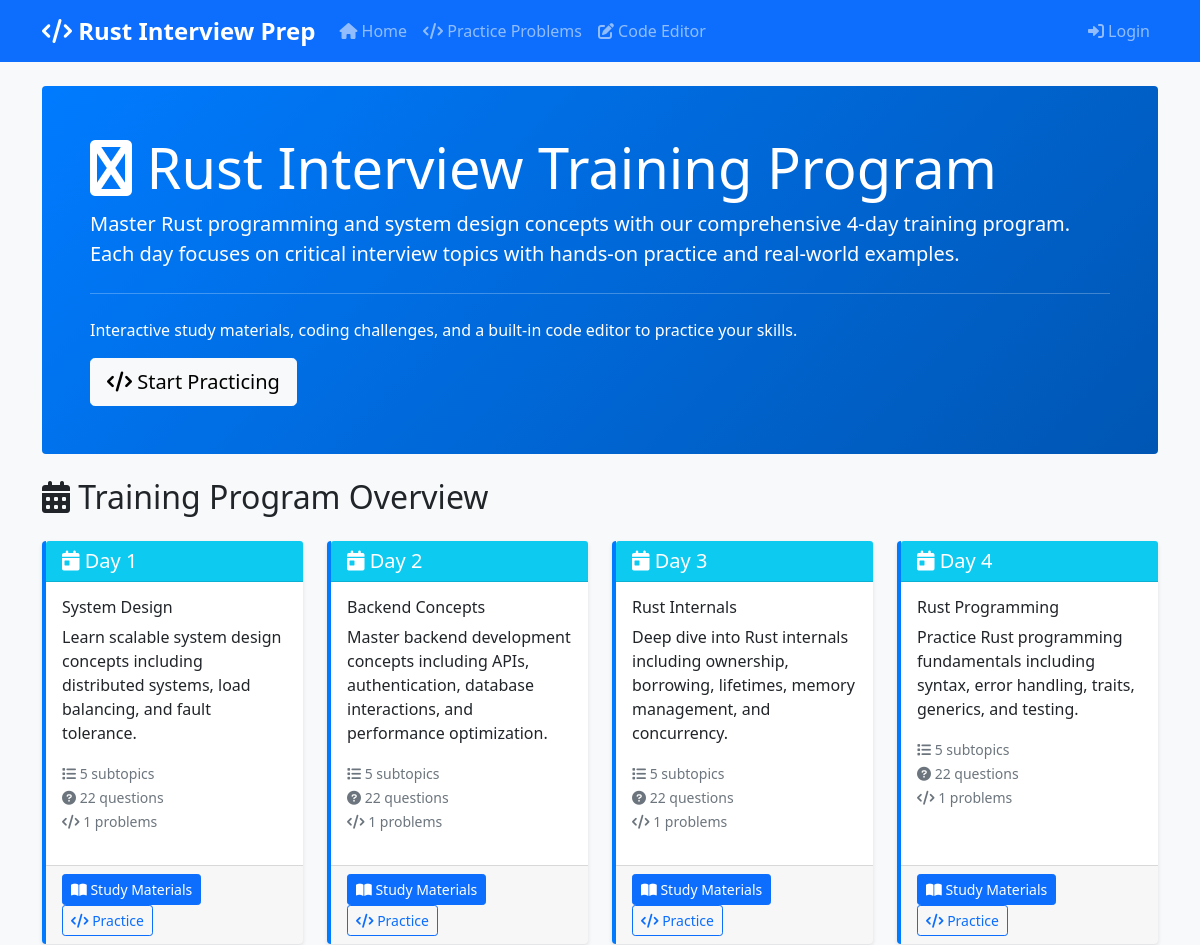
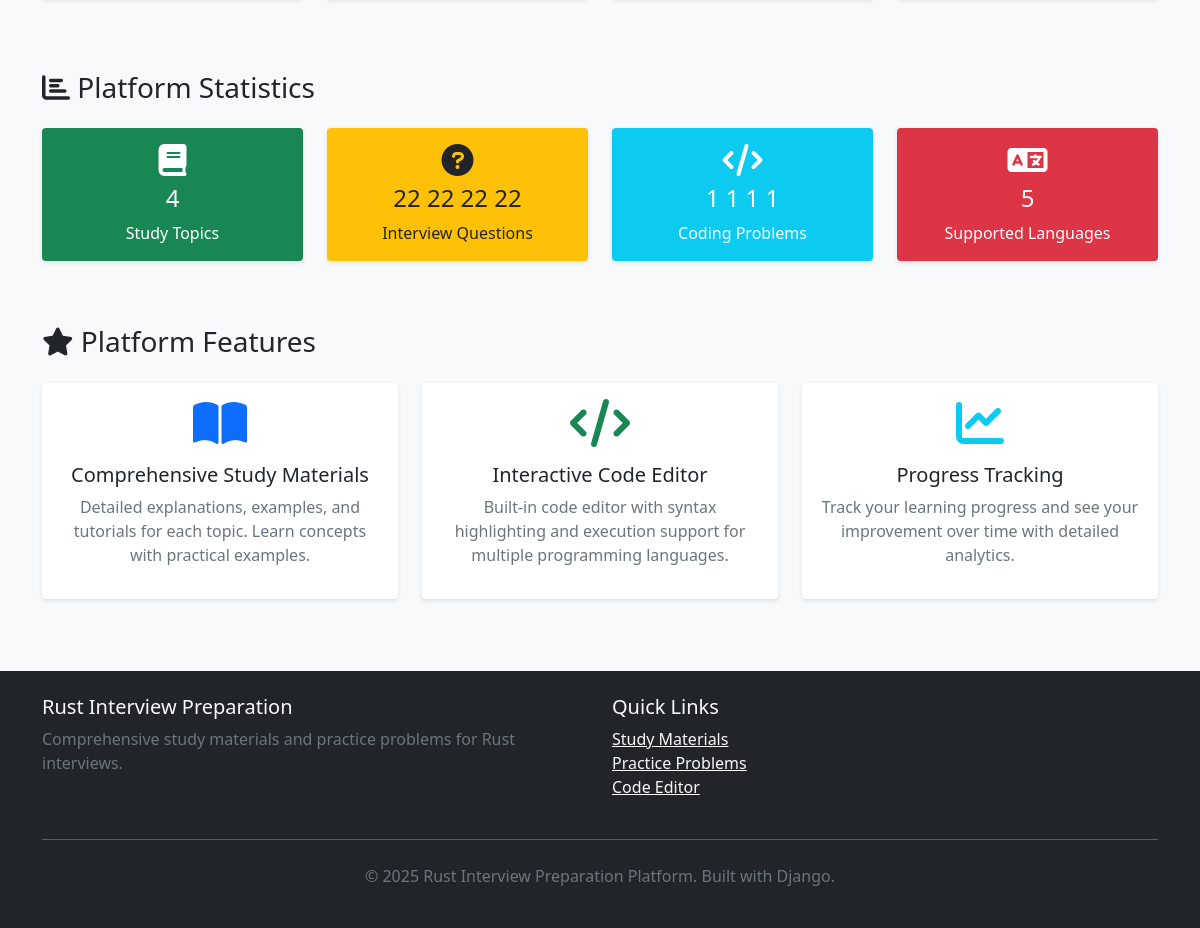
The page / on the database its author committed (2 pictures, top to bottom).
### materials/models.py (models this page shows, shortened)
class Topic(models.Model):
    title = models.CharField(max_length=200)
    description = models.TextField()
    day_number = models.IntegerField()
    order = models.IntegerField(default=0)
    created_at = models.DateTimeField(auto_now_add=True)
    updated_at = models.DateTimeField(auto_now=True)
    class Meta:
        ordering = ['day_number', 'order']

### materials/views.py (the view)
# urls.py: path('', views.home, name='home'),
def home(request):
    topics = Topic.objects.all().prefetch_related('subtopics', 'questions', 'problems')
    context = {
        'topics': topics
    }
    return render(request, 'materials/home.html', context)

### templates/materials/home.html (shortened to what this page needs)
{% extends 'base.html' %}
{% block content %}
<div class="row">
    <div class="col-md-12">
        <div class="jumbotron bg-primary text-white p-5 rounded mb-4">
            <h1 class="display-4">
                <i class="fas fa-rust"></i> Rust Interview Training Program
            </h1>
            <p class="lead">
                Master Rust programming and system design concepts with our comprehensive 4-day training program.
                Each day focuses on critical interview topics with hands-on practice and real-world examples.
            </p>
            <hr class="my-4 bg-white">
            <p>
                Interactive study materials, coding challenges, and a built-in code editor to practice your skills.
            </p>
            <a class="btn btn-light btn-lg" href="{% url 'materials:practice_problems' %}" role="button">
                <i class="fas fa-code"></i> Start Practicing
            </a>
        </div>
    </div>
</div>
<div class="row">
    <div class="col-md-12">
        <h2 class="mb-4">
            <i class="fas fa-calendar-alt"></i> Training Program Overview
        </h2>
    </div>
</div>
<div class="row">
    {% for topic in topics %}
    <div class="col-md-6 col-lg-3 mb-4">
        <div class="card h-100 topic-card" data-topic-id="{{ topic.id }}">
            <div class="card-header bg-info text-white">
                <h5 class="card-title mb-0">
                    <i class="fas fa-calendar-day"></i> Day {{ topic.day_number }}
                </h5>
            </div>
            <div class="card-body">
                <h6 class="card-title">{{ topic.title }}</h6>
                <p class="card-text">{{ topic.description|truncatewords:20 }}</p>
                <div class="mb-3">
                    <small class="text-muted">
                        <i class="fas fa-list"></i> {{ topic.subtopics.count }} subtopics<br>
                        <i class="fas fa-question-circle"></i> {{ topic.questions.count }} questions<br>
                        <i class="fas fa-code"></i> {{ topic.problems.count }} problems
                    </small>
                </div>
            </div>
            <div class="card-footer">
                <a href="{% url 'materials:topic_detail' topic.id %}" class="btn btn-primary btn-sm">
                    <i class="fas fa-book-open"></i> Study Materials
                </a>
                <a href="{% url 'materials:practice_problems' %}?topic={{ topic.id }}" class="btn btn-outline-primary btn-sm">
                    <i class="fas fa-code"></i> Practice
                </a>
            </div>
        </div>
    </div>
    {% endfor %}
</div>
<div class="row mt-5">
    <div class="col-md-12">
        <h3 class="mb-4">
            <i class="fas fa-chart-bar"></i> Platform Statistics
        </h3>
    </div>
</div>
<div class="row">
    <div class="col-md-3 mb-3">
        <div class="card bg-success text-white">
            <div class="card-body text-center">
                <i class="fas fa-book fa-2x mb-2"></i>
                <h4>{{ topics.count }}</h4>
                <p class="mb-0">Study Topics</p>
            </div>
        </div>
    </div>
    <div class="col-md-3 mb-3">
        <div class="card bg-warning text-dark">
            <div class="card-body text-center">
                <i class="fas fa-question-circle fa-2x mb-2"></i>
                <h4>
                    {% for topic in topics %}
                        {{ topic.questions.count|add:0 }}
                    {% empty %}
                        0
                    {% endfor %}
                </h4>
                <p class="mb-0">Interview Questions</p>
            </div>
        </div>
    </div>
    <div class="col-md-3 mb-3">
        <div class="card bg-info text-white">
            <div class="card-body text-center">
                <i class="fas fa-code fa-2x mb-2"></i>
                <h4>
                    {% for topic in topics %}
                        {{ topic.problems.count|add:0 }}
                    {% empty %}
                        0
                    {% endfor %}
                </h4>
                <p class="mb-0">Coding Problems</p>
            </div>
        </div>
    </div>
    <div class="col-md-3 mb-3">
        <div class="card bg-danger text-white">
            <div class="card-body text-center">
                <i class="fas fa-language fa-2x mb-2"></i>
                <h4>5</h4>
                <p class="mb-0">Supported Languages</p>
            </div>
        </div>
    </div>
</div>
<div class="row mt-5">
    <div class="col-md-12">
        <h3 class="mb-4">
            <i class="fas fa-star"></i> Platform Features
        </h3>
    </div>
</div>
<div class="row">
    <div class="col-md-4 mb-4">
        <div class="card">
            <div class="card-body text-center">
                <i class="fas fa-book-open fa-3x text-primary mb-3"></i>
                <h5>Comprehensive Study Materials</h5>
                <p class="text-muted">
                    Detailed explanations, examples, and tutorials for each topic.
                    Learn concepts with practical examples.
                </p>
            </div>
        </div>
    </div>
    <div class="col-md-4 mb-4">
        <div class="card">
            <div class="card-body text-center">
                <i class="fas fa-code fa-3x text-success mb-3"></i>
                <h5>Interactive Code Editor</h5>
                <p class="text-muted">
                    Built-in code editor with syntax highlighting and execution support
                    for multiple programming languages.
                </p>
            </div>
        </div>
    </div>
    <div class="col-md-4 mb-4">
        <div class="card">
            <div class="card-body text-center">
                <i class="fas fa-chart-line fa-3x text-info mb-3"></i>
                <h5>Progress Tracking</h5>
                <p class="text-muted">
                    Track your learning progress and see your improvement
                    over time with detailed analytics.
                </p>
            </div>
        </div>
    </div>
</div>
{% endblock %}

### templates/base.html (shortened to what this page needs)
<!DOCTYPE html>
<html lang="en">
<head>
    <link href="https://cdn.jsdelivr.net/npm/bootstrap@5.1.3/dist/css/bootstrap.min.css" rel="stylesheet">
    <link rel="stylesheet" href="https://cdnjs.cloudflare.com/ajax/libs/codemirror/6.0.1/codemirror.min.css">
    <link rel="stylesheet" href="https://cdnjs.cloudflare.com/ajax/libs/codemirror/6.0.1/theme/monokai.min.css">
    <link href="https://cdnjs.cloudflare.com/ajax/libs/font-awesome/6.0.0/css/all.min.css" rel="stylesheet">
    {% load static %}
    <link rel="stylesheet" href="{% static 'css/main.css' %}">
</head>
<body>
    <nav class="navbar navbar-expand-lg navbar-dark bg-primary">
        <div class="container">
            <a class="navbar-brand" href="{% url 'materials:home' %}">
                <i class="fas fa-code"></i> Rust Interview Prep
            </a>
            <div class="collapse navbar-collapse" id="navbarNav">
                <ul class="navbar-nav me-auto">
                    <li class="nav-item">
                        <a class="nav-link" href="{% url 'materials:home' %}">
                            <i class="fas fa-home"></i> Home
                        </a>
                    </li>
                    <li class="nav-item">
                        <a class="nav-link" href="{% url 'materials:practice_problems' %}">
                            <i class="fas fa-code"></i> Practice Problems
                        </a>
                    </li>
                    <li class="nav-item">
                        <a class="nav-link" href="{% url 'code_runner:editor' %}">
                            <i class="fas fa-edit"></i> Code Editor
                        </a>
                    </li>
                </ul>
                <ul class="navbar-nav">
                    {% if user.is_authenticated %}
                        <li class="nav-item dropdown">
                            <a class="nav-link dropdown-toggle" href="#" id="navbarDropdown" role="button" data-bs-toggle="dropdown">
                                <i class="fas fa-user"></i> {{ user.username }}
                            </a>
                            <ul class="dropdown-menu">
                                <li><a class="dropdown-item" href="/admin/">Admin</a></li>
                                <li><hr class="dropdown-divider"></li>
                                <li><a class="dropdown-item" href="#">Logout</a></li>
                            </ul>
                        </li>
                    {% else %}
                        <li class="nav-item">
                            <a class="nav-link" href="/admin/">
                                <i class="fas fa-sign-in-alt"></i> Login
                            </a>
                        </li>
                    {% endif %}
                </ul>
            </div>
        </div>
    </nav>
    <main class="container mt-4">
        {% block content %}{% endblock %}
    </main>
    <footer class="bg-dark text-light mt-5 py-4">
        <div class="container">
            <div class="row">
                <div class="col-md-6">
                    <h5>Rust Interview Preparation</h5>
                    <p class="text-muted">Comprehensive study materials and practice problems for Rust interviews.</p>
                </div>
                <div class="col-md-6">
                    <h5>Quick Links</h5>
                    <ul class="list-unstyled">
                        <li><a href="{% url 'materials:home' %}" class="text-light">Study Materials</a></li>
                        <li><a href="{% url 'materials:practice_problems' %}" class="text-light">Practice Problems</a></li>
                        <li><a href="{% url 'code_runner:editor' %}" class="text-light">Code Editor</a></li>
                    </ul>
                </div>
            </div>
            <hr class="my-4">
            <div class="text-center text-muted">
                <p>&copy; 2025 Rust Interview Preparation Platform. Built with Django.</p>
            </div>
        </div>
    </footer>
    {% load static %}
</body>
</html>

### static/css/main.css (style rules this page uses)
body { background-color: #f8f9fa; font-family: 'Segoe UI', Tahoma, Geneva, Verdana, sans-serif; }
.navbar-brand { font-weight: bold; font-size: 1.5rem; }
.card { border: none; box-shadow: 0 2px 4px rgba(0,0,0,0.1); transition: all 0.3s ease; }
.topic-card { cursor: pointer; border-left: 4px solid #007bff; }
.jumbotron { background: linear-gradient(135deg, #007bff 0%, #0056b3 100%); border-radius: 10px; }
.card.bg-success, .card.bg-warning, .card.bg-info, .card.bg-danger { border: none; transform: scale(1); transition: transform 0.2s; }
footer { margin-top: auto; }
.fade-in { animation: fadeIn 0.5s ease-in; }

### templates/materials/home.html (style rules this page uses)
.topic-card { transition: transform 0.2s; cursor: pointer; }
.jumbotron { background: linear-gradient(135deg, #007bff 0%, #0056b3 100%); }

### rows shown on the page
Topic: day_number "1", title "System Design", description "Learn scalable system design concepts including distributed systems, load balancing, and fault tolerance.", subtopics.count "5", questions.count "22", problems.count "1", questions.count|add "22", problems.count|add "1"
Topic: day_number "2", title "Backend Concepts", description "Master backend development concepts including APIs, authentication, database interactions, and performance optimization.", subtopics.count "5", questions.count "22", problems.count "1", questions.count|add "22", problems.count|add "1"
Topic: day_number "3", title "Rust Internals", description "Deep dive into Rust internals including ownership, borrowing, lifetimes, memory management, and concurrency.", subtopics.count "5", questions.count "22", problems.count "1", questions.count|add "22", problems.count|add "1"
Topic: day_number "4", title "Rust Programming", description "Practice Rust programming fundamentals including syntax, error handling, traits, generics, and testing.", subtopics.count "5", questions.count "22", problems.count "1", questions.count|add "22", problems.count|add "1"

### other values the page prints
{{ topics.count }} "4"
